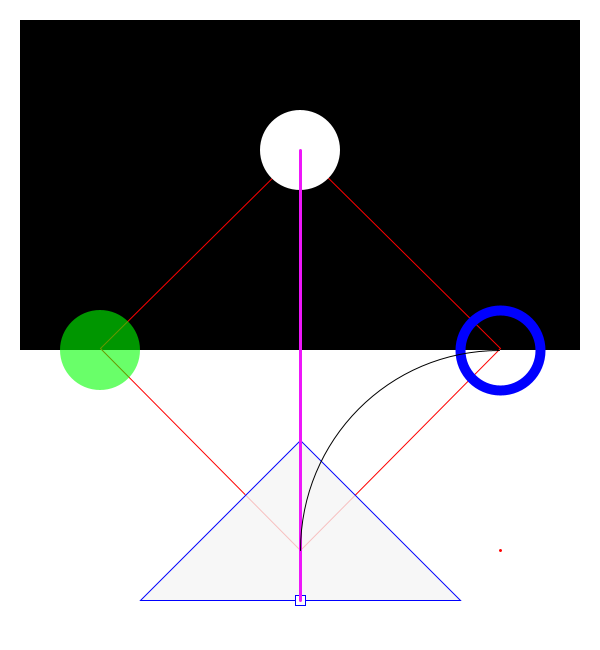
Frame 1 (no input)
Frame 60 (the mouse pressed at the canvas centre just before this capture): identical to frame 1, image omitted
Frame 120 (the mouse held since frame 60 and released just before this capture): identical to frame 1, image omitted

The Processing sketch that drew this single still picture (run headless with seeded random() and noise(); from frame 60 on, the mouse is pressed at the canvas centre):

// Processing sketch: day_5
// ── day_5.pde
int bRect1 = 20;
int stroke = 255;
int quad1 = 300;
int quad2 = 100;
int quad3 = 500;
int ellip1 = 80;
int ellip2 = 150;

//drawing order
void setup(){ //does this once
  size(600,650); //makes the size to 600 by 650
}

void draw(){ //costantly repeats
  background(255); //makes background white
  
  //black rectangle
  fill(0); //fill set to black
  rectMode(CORNER);
  noStroke(); //makes no outline
  rect(bRect1,bRect1,bRect1 * 28,bRect1 * 16.5); //the rectangel itself
  
  //quad
  stroke(stroke,0,0); //makes the outline red
  noFill(); //makes it have no fill
  strokeWeight(1); //makes the stroke to a weight of 1
  quad(quad1,quad2 * 1.5,quad2,quad1 * 1.16,quad1,quad3 * 1.1,quad3,quad1 * 1.16); // the square itself
  
  //top circle
  fill(255); //white
  noStroke(); //makes it have no stroke
  ellipse(ellip2 * 2,ellip2,ellip1,ellip1); //the circle
  
  //left circle
  fill(0,255,0,150); //fill set to green
  noStroke(); //makes no outline
  ellipse(ellip2-50,ellip2*2+50,ellip1,ellip1); //the circle itself
  
  //right circle
  noFill(); //makes it have no fill
  strokeWeight(10); //makes the stroke larger
  stroke(0,0,stroke); //makes the outline blue
  ellipse(500,350,80,80); // the circle itself
  strokeWeight(1); //set the weight back to 1
  
  //triangle
  fill(245,200); //sets the triangle to grey
  triangle(300,440,140,600,460,600); //the triangle itself
  
  //rectangle on the bottom of the triangle
  fill(255); //sets fill to white
  stroke(0,0,255); // makes the outline blue
  rectMode(CENTER); 
  rect(300,600,10,10); //the rectangle itself
 
 //line bettween two points
 stroke(238,23,250); //makes the stroke a pink/purple
 strokeWeight(3); // makes it a weight of 3
 line(300,150,300,600); // the line points
 
 //arc
 stroke(0); //the stroke set to black
 noFill(); //makes it have no fill
 strokeWeight(1); // makes the weight back to 1
 arc(500,550,400,400,PI,PI + HALF_PI); // the arc itself
 
 //point
 stroke(255,0,0); //the stroke of the points set to red
 strokeWeight(3); //the strokeweight set to 3
 point(500,550); //the points placement
}
